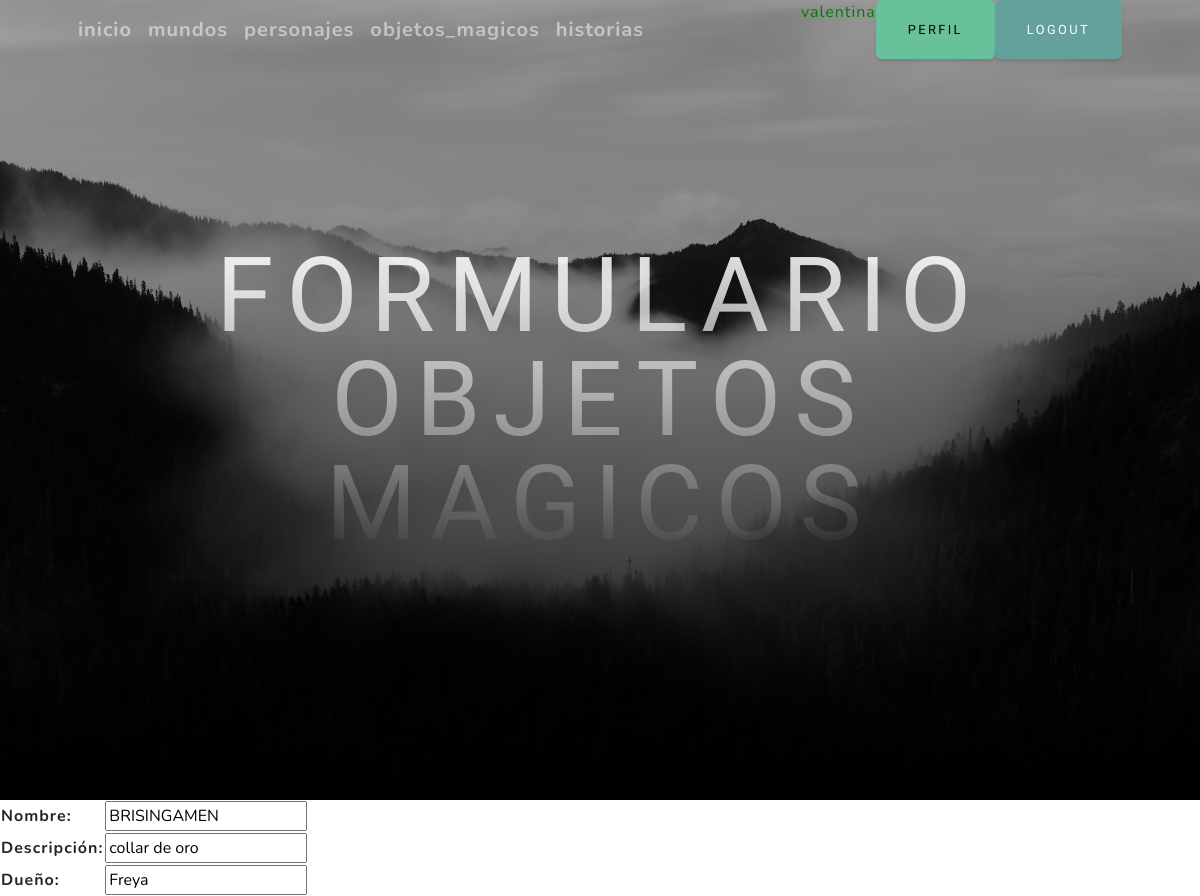
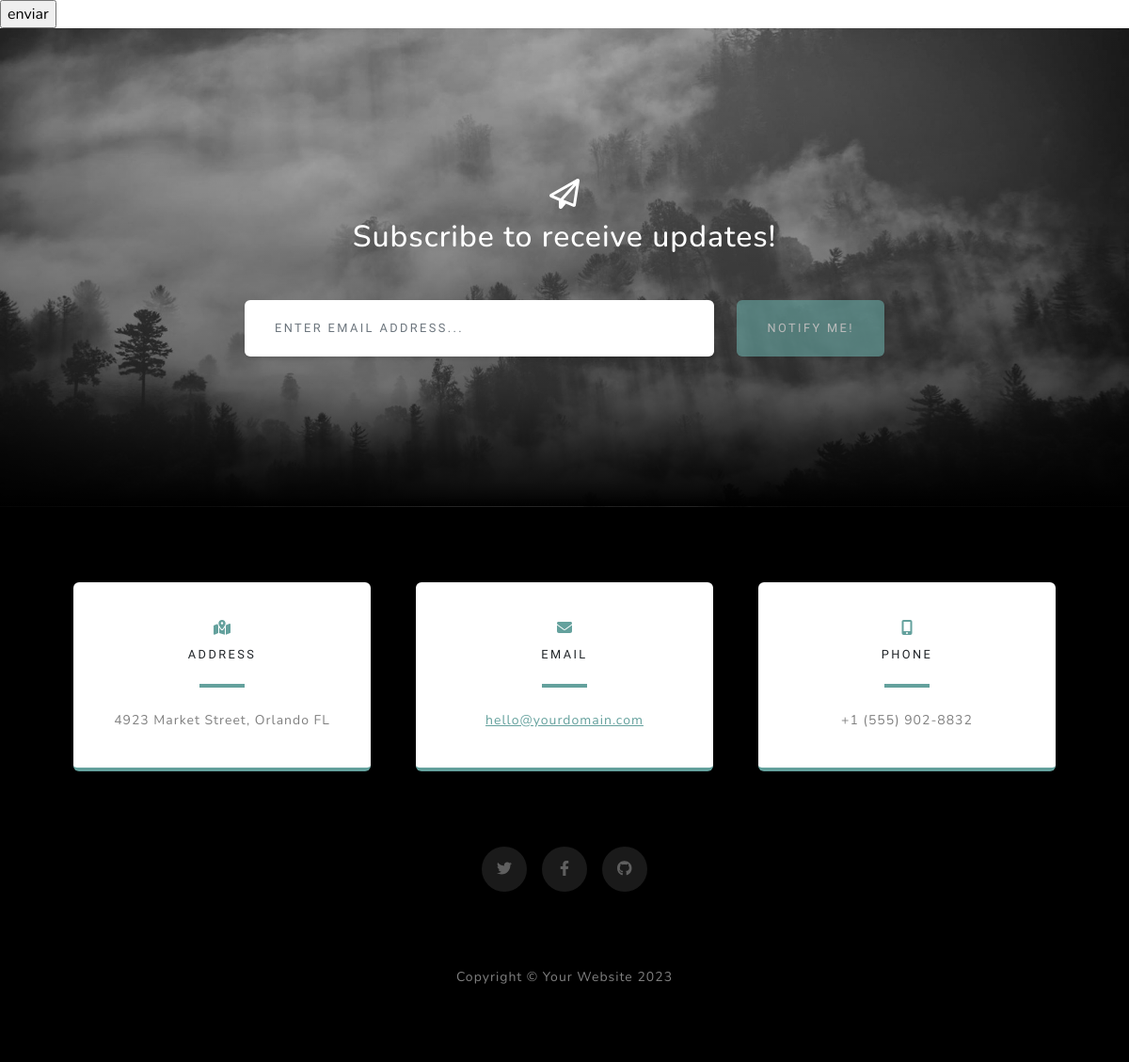
Screenshot of /objetos_magicosUpdate/3 (signed in) with the database file from the repository (2 pictures, top to bottom).
### app/models.py (models this page shows, shortened)
class objetos_magicos (models.Model):
    nombre = models.CharField(max_length=40)
    descripción = models.CharField(max_length=40)
    dueño = models.CharField(max_length=40)

### app/views.py (the view)
# urls.py: path("objetos_magicosUpdate/<int:pk>", objetos_magicosupdate.as_view(), name= "objetos_magicosUpdate"),
@method_decorator(staff_member_required, name="dispatch")
class objetos_magicosupdate(LoginRequiredMixin,UpdateView):
    model = objetos_magicos
    fields = ["nombre","descripción","dueño"]
    success_url = reverse_lazy("objetos_magicos")

### app/templates/app/objetos_magicos_form.html (shortened to what this page needs)
{% extends "index.html" %}
{% block titulo %}
<h1 class="mx-auto my-0 text-uppercase"> Formulario objetos magicos </h1>
{%  endblock titulo %}
{% block contenido %}
<form action = "" method ="POST">
    <table>
        {{ form.as_table }}
    </table>
    <input type ="submit" value="enviar">
</form>
{%  endblock contenido %}

### app/templates/index.html (shortened to what this page needs)
<!DOCTYPE html>
<html lang="en">
    <head>
        {% load static %}
        <link href="{% static 'css/styles.css' %}" rel="stylesheet" />
    </head>
    <body id="page-top">
        <nav class="navbar navbar-expand-lg navbar-light fixed-top" id="mainNav">
            <div class="container px-4 px-lg-5">
                <a class="navbar-brand" href="{% url 'inicio' %}"> inicio</a>
            {% if  user.is_authenticated %}
                <a class="navbar-brand" href="{% url 'mundos' %}"> mundos </a>
                <a class="navbar-brand" href="{% url 'personajes' %}"> personajes </a>
                <a class="navbar-brand" href="{% url 'objetos_magicos' %}"> objetos_magicos</a>
                <a class="navbar-brand" href="{% url 'historias' %}"> historias </a>
            {% endif %}
                <div class="collapse navbar-collapse" id="navbarResponsive">
                    <ul class="navbar-nav ms-auto">
                        {% if  user.is_authenticated %}
                        <p style="color:green">{{user.username}}</p>
                        <a class="btn btn-success" href="{% url 'perfil' %}">Perfil</a>
                        <a class="btn btn-primary" href="{% url 'Logout' %}">Logout</a>
                    {% else %}
                        <a class="btn btn-success" href="{% url 'registrar' %}">Registrarse</a>
                    {% endif %}
                    </ul>
                </div>
            </div>
        </nav>
        <header class="masthead">
            <div class="container px-4 px-lg-5 d-flex h-100 align-items-center justify-content-center">
                <div class="d-flex justify-content-center">
                    <div class="text-center">
                    {% block titulo %}{%  endblock titulo %}
                    </div>
                </div>
            </div>
        </header>
        {% block contenido %}
        {%  endblock contenido %}
        <section class="signup-section" id="signup">
            <div class="container px-4 px-lg-5">
                <div class="row gx-4 gx-lg-5">
                    <div class="col-md-10 col-lg-8 mx-auto text-center">
                        <i class="far fa-paper-plane fa-2x mb-2 text-white"></i>
                        <h2 class="text-white mb-5">Subscribe to receive updates!</h2>
                        <form class="form-signup" id="contactForm" data-sb-form-api-token="API_TOKEN">
                            <div class="row input-group-newsletter">
                                <div class="col"><input class="form-control" id="emailAddress" type="email" placeholder="Enter email address..." aria-label="Enter email address..." data-sb-validations="required,email" /></div>
                                <div class="col-auto"><button class="btn btn-primary disabled" id="submitButton" type="submit">Notify Me!</button></div>
                            </div>
                        </form>
                    </div>
                </div>
            </div>
        </section>
        <section class="contact-section bg-black">
            <div class="container px-4 px-lg-5">
                <div class="row gx-4 gx-lg-5">
                    <div class="col-md-4 mb-3 mb-md-0">
                        <div class="card py-4 h-100">
                            <div class="card-body text-center">
                                <i class="fas fa-map-marked-alt text-primary mb-2"></i>
                                <h4 class="text-uppercase m-0">Address</h4>
                                <hr class="my-4 mx-auto" />
                                <div class="small text-black-50">4923 Market Street, Orlando FL</div>
                            </div>
                        </div>
                    </div>
                    <div class="col-md-4 mb-3 mb-md-0">
                        <div class="card py-4 h-100">
                            <div class="card-body text-center">
                                <i class="fas fa-envelope text-primary mb-2"></i>
                                <h4 class="text-uppercase m-0">Email</h4>
                                <hr class="my-4 mx-auto" />
                                <div class="small text-black-50"><a href="#!">hello@yourdomain.com</a></div>
                            </div>
                        </div>
                    </div>
                    <div class="col-md-4 mb-3 mb-md-0">
                        <div class="card py-4 h-100">
                            <div class="card-body text-center">
                                <i class="fas fa-mobile-alt text-primary mb-2"></i>
                                <h4 class="text-uppercase m-0">Phone</h4>
                                <hr class="my-4 mx-auto" />
                                <div class="small text-black-50">+1 (555) 902-8832</div>
                            </div>
                        </div>
                    </div>
                </div>
                <div class="social d-flex justify-content-center">
                    <a class="mx-2" href="#!"><i class="fab fa-twitter"></i></a>
                    <a class="mx-2" href="#!"><i class="fab fa-facebook-f"></i></a>
                    <a class="mx-2" href="#!"><i class="fab fa-github"></i></a>
                </div>
            </div>
        </section>
        <footer class="footer bg-black small text-center text-white-50"><div class="container px-4 px-lg-5">Copyright &copy; Your Website 2023</div></footer>
    </body>
</html>

### rows the page displays
objetos_magicos: nombre "BRISINGAMEN", descripción "collar de oro", dueño "Freya"

### other values shown
{{ user.username }} "valentina"
